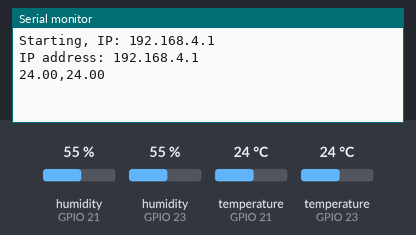
A sketch run on a simulated ESP32. Parts: the last lines printed to the serial monitor. Inputs (shaded band) come from the test bench; at power-on: temperature (sensors on GPIO 21, GPIO 23) 24 °C, humidity (sensors on GPIO 21, GPIO 23) 55 %.

Above: at 2.2 s.
2.3 s: temperature (sensor on GPIO 21) set to 12 °C
At 3.6 s:
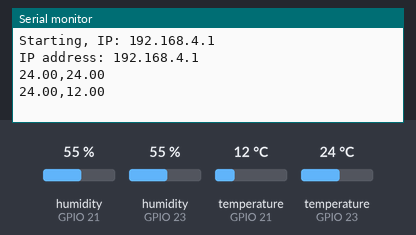
3.8 s: temperature (sensor on GPIO 23) set to 12 °C
At 5.2 s:
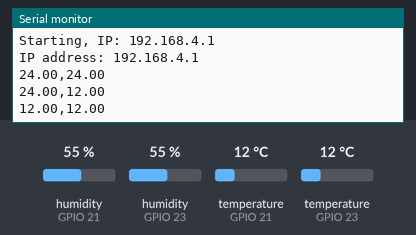
5.3 s: temperature (sensor on GPIO 21) set to 19 °C
6.8 s: temperature (sensor on GPIO 23) set to 19 °C
At 8.2 s:
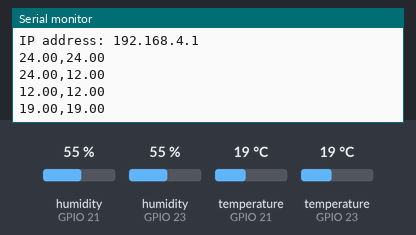
Timing chart, 0 to 9.3 s (numbered marks = the images above; inputs shaded):
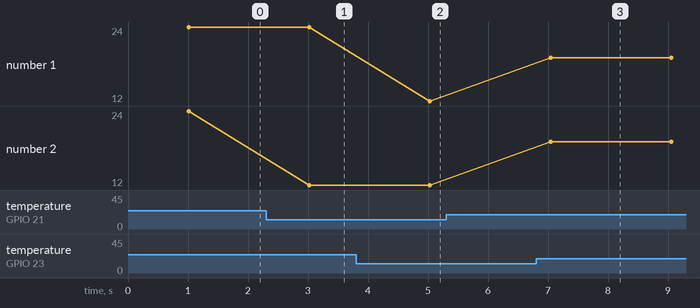

Measured:
- after the input at 2.3 s, the serial monitor: prints a new line after 0.72 s (image 1)
- after the input at 3.8 s, the serial monitor: prints a new line after 1.2 s (image 2)
- after the input at 6.8 s, the serial monitor: prints a new line after 0.24 s (image 3)
- plotted number 2: 24 → 12 after the input at 2.3 s

The sketch:

EspCode.ino
```cpp
#include <dht.h>

#include <WiFi.h>
#include <FS.h>
#include <AsyncTCP.h>
#include <ESPAsyncWebServer.h>


#define DHTPIN 23

#define DHTTYPE DHT22
#define DHT22_PIN 23
#define DHT22_PIN1 21


//DHT dht(DHTPIN, DHTTYPE);
float localHum = 0;
float localTemp = 0;
float localTemp1 = 0;
const char *ssid = "ESPsensor0";
const char *password = "password";
String data = "";
AsyncWebServer server(80);
dht DHT;

void setup()
{
  Serial.begin(115200);
  delay(1000);
  Serial.println("Starting, IP: 192.168.4.1");
  //dht.begin();
  WiFi.softAP(ssid, password);
  Serial.print("IP address: ");
  Serial.println(WiFi.softAPIP());
  server.on("/get", HTTP_GET, [](AsyncWebServerRequest *request){
    request->send(200, "text/plain", data);
  });

  server.begin();
}

void loop()
{
  uint32_t start = micros();
  int chk = DHT.read22(DHT22_PIN);
  uint32_t stop = micros();
  float lastTemp=localTemp;
  localTemp=DHT.temperature;
  if(isnan(localTemp)){
    localTemp=lastTemp;
    Serial.print("err ");
  }
    uint32_t start1 = micros();
    int chk1 = DHT.read22(DHT22_PIN1);
    uint32_t stop1 = micros();
  float lastTemp1=localTemp1;
  localTemp1=DHT.temperature;
  if(isnan(localTemp1)){
    localTemp=lastTemp1;
    Serial.print("err ");
  }
  data=String(localTemp)+","+String(localTemp1);
  Serial.println(data);
  delay(2000);
}
```
